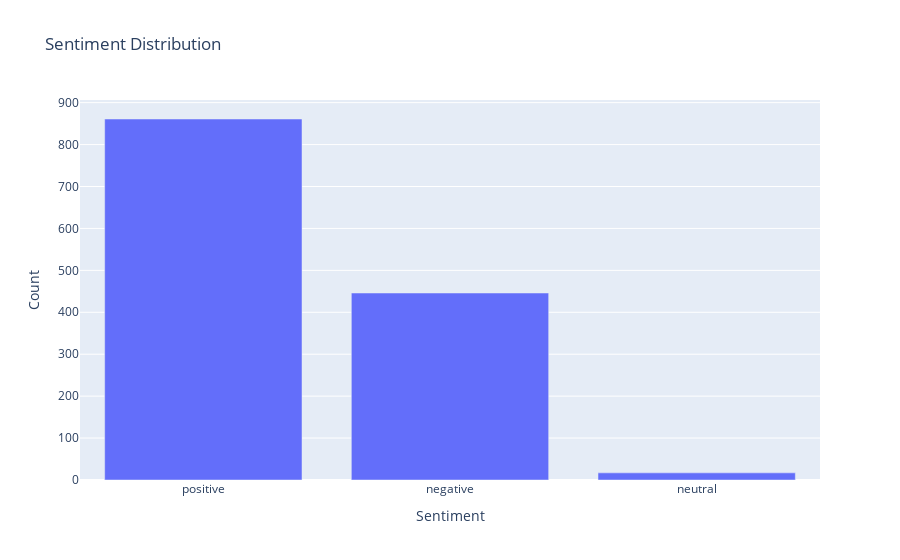

Write notebook code for a chart like this one.
### Code cell
# Sentiment Distribution
sentiment_counts = df['sentiment_label'].value_counts().reset_index()
sentiment_counts.columns = ['Sentiment', 'Count']

fig = px.bar(sentiment_counts, x='Sentiment', y='Count', title='Sentiment Distribution')
fig.show()

### Figure 1 — Plotly figure (JSON) as saved in the notebook; plotly's stock layout.template omitted (floating-point values rounded to 4 significant figures)
{"data": [{"alignmentgroup": "True", "hovertemplate": "Sentiment=%{x}<br>Count=%{y}<extra></extra>", "legendgroup": "", "marker": {"color": "#636efa", "pattern": {"shape": ""}}, "name": "", "offsetgroup": "", "orientation": "v", "showlegend": false, "textposition": "auto", "x": ["positive", "negative", "neutral"], "xaxis": "x", "y": [861, 446, 17], "yaxis": "y", "type": "bar"}], "layout": {"xaxis": {"anchor": "y", "domain": [0.0, 1.0], "title": {"text": "Sentiment"}}, "yaxis": {"anchor": "x", "domain": [0.0, 1.0], "title": {"text": "Count"}}, "legend": {"tracegroupgap": 0}, "title": {"text": "Sentiment Distribution"}, "barmode": "relative"}}
